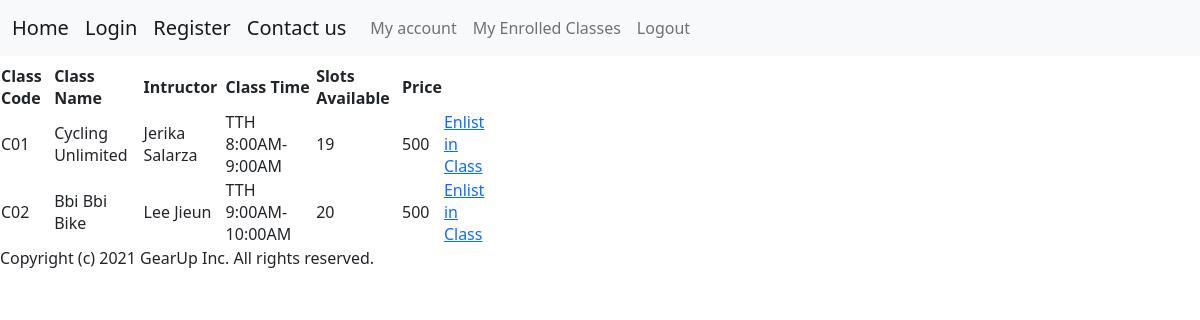
/cyclingclasses (signed in), run on the app's committed database.
### app.py (models this page shows)
class Classes(db.Model):
    id = db.Column(db.Integer, primary_key=True)
    class_code = db.Column(db.String(10), unique=True)
    class_category = db.Column(db.String(50))
    class_name = db.Column(db.String(50))
    instructor = db.Column(db.String(50))
    class_time = db.Column(db.String(50))
    price = db.Column(db.Integer)
    slots_available = db.Column(db.Integer)

### app.py (the view)
@app.route("/cyclingclasses")
@login_required
def cycling():
    classes = Classes.query.filter_by(class_category="Cycling")
    return render_template("cycling.html", classes=classes)

### app.py (called while the page is built)
@login_manager.user_loader
def load_user(user_id):
    return Users.query.get(int(user_id))

### templates/cycling.html
<html>
{% include "header.html" %}
{% block content %}
<table class="center" , style="width:500px">
    <tr>
        <th>Class Code</th>
        <th>Class Name</th>
        <th>Intructor</th>
        <th>Class Time</th>
        <th>Slots Available</th>
        <th>Price</th>
    </tr>
    {% for class in classes %}
    <tr>
        <td>{{ class.class_code}}</td>
        <td>{{ class.class_name}}</td>
        <td>{{ class.instructor}}</td>
        <td>{{ class.class_time}}</td>
        <td>{{ class.slots_available}}</td>
        <td>{{ class.price}}</td>
        <td>
            <a href="/enlistclass?code={{ class.class_code }}">Enlist in Class</a>
        </td>
    </tr>
    {% endfor %}
</table>
{% include "footer.html" %}
{% endblock %}
</html>

### data on the page
Classes: class_code "C01", class_name "Cycling Unlimited", instructor "Jerika Salarza", class_time "TTH 8:00AM-9:00AM", slots_available "19", price "500"
Classes: class_code "C02", class_name "Bbi Bbi Bike", instructor "Lee Jieun", class_time "TTH 9:00AM-10:00AM", slots_available "20", price "500"
